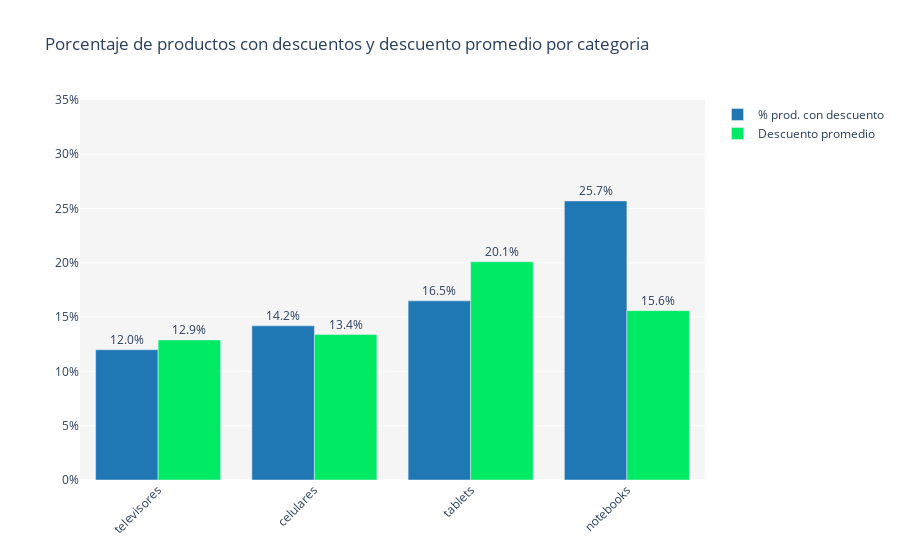

Notebook code cell kept with this figure:
### Code cell
x_2plot = np.array(descuentos_productos.index)
y_2plot1 = np.array(descuentos_productos.iloc[:,1].apply(lambda x: round(x,3)))
y_2plot2 = np.array(descuentos_productos.iloc[:,2].apply(lambda x: round(x,3)))

xcoord4 = range(0,4)
xi = range(len(xcoord4))
yi = range

annotations1 = [dict(x=xi-0.2,y=yi ,text=str(yi*100)+'%',xanchor='auto',yanchor='bottom',showarrow=False,
                    ) for xi, yi in zip(xcoord4, y_2plot1)]

annotations2 = [dict(x=xi+0.2,y=yi ,text=str(yi*100)+'%',xanchor='auto',yanchor='bottom',showarrow=False,
                    ) for xi, yi in zip(xcoord4, y_2plot2)]

annotations = annotations1 + annotations2

trace1 = go.Bar(x=x_2plot, y=y_2plot1, textposition='auto', name='% prod. con descuento', marker_color='#1f77b4',)
trace2 = go.Bar(x=x_2plot, y=y_2plot2, textposition='auto', name='Descuento promedio', marker_color='#00EA65')

data = [trace1, trace2]
layout = go.Layout(barmode='group',annotations=annotations, xaxis_tickangle=-45)
fig = go.Figure(data=data, layout=layout)
fig.update_layout(title='Porcentaje de productos con descuentos y descuento promedio por categoria'\
                  ,plot_bgcolor= 'whitesmoke',autosize=True)
fig.update_yaxes(tickformat=',.0%',range=[0.0,0.35], constrain="domain")
fig

### Figure 1 — Plotly figure (JSON) as saved in the notebook; plotly's stock layout.template omitted (floating-point values rounded to 4 significant figures)
{"data": [{"marker": {"color": "#1f77b4"}, "name": "% prod. con descuento", "textposition": "auto", "type": "bar", "x": ["televisores", "celulares", "tablets", "notebooks"], "y": [0.12, 0.142, 0.165, 0.257]}, {"marker": {"color": "#00EA65"}, "name": "Descuento promedio", "textposition": "auto", "type": "bar", "x": ["televisores", "celulares", "tablets", "notebooks"], "y": [0.129, 0.134, 0.201, 0.156]}], "layout": {"annotations": [{"showarrow": false, "text": "12.0%", "x": -0.2, "xanchor": "auto", "y": 0.12, "yanchor": "bottom"}, {"showarrow": false, "text": "14.2%", "x": 0.8, "xanchor": "auto", "y": 0.142, "yanchor": "bottom"}, {"showarrow": false, "text": "16.5%", "x": 1.8, "xanchor": "auto", "y": 0.165, "yanchor": "bottom"}, {"showarrow": false, "text": "25.7%", "x": 2.8, "xanchor": "auto", "y": 0.257, "yanchor": "bottom"}, {"showarrow": false, "text": "12.9%", "x": 0.2, "xanchor": "auto", "y": 0.129, "yanchor": "bottom"}, {"showarrow": false, "text": "13.4%", "x": 1.2, "xanchor": "auto", "y": 0.134, "yanchor": "bottom"}, {"showarrow": false, "text": "20.1%", "x": 2.2, "xanchor": "auto", "y": 0.201, "yanchor": "bottom"}, {"showarrow": false, "text": "15.6%", "x": 3.2, "xanchor": "auto", "y": 0.156, "yanchor": "bottom"}], "autosize": true, "barmode": "group", "plot_bgcolor": "whitesmoke", "title": {"text": "Porcentaje de productos con descuentos y descuento promedio por categoria"}, "xaxis": {"tickangle": -45}, "yaxis": {"constrain": "domain", "range": [0, 0.35], "tickformat": ",.0%"}}}
